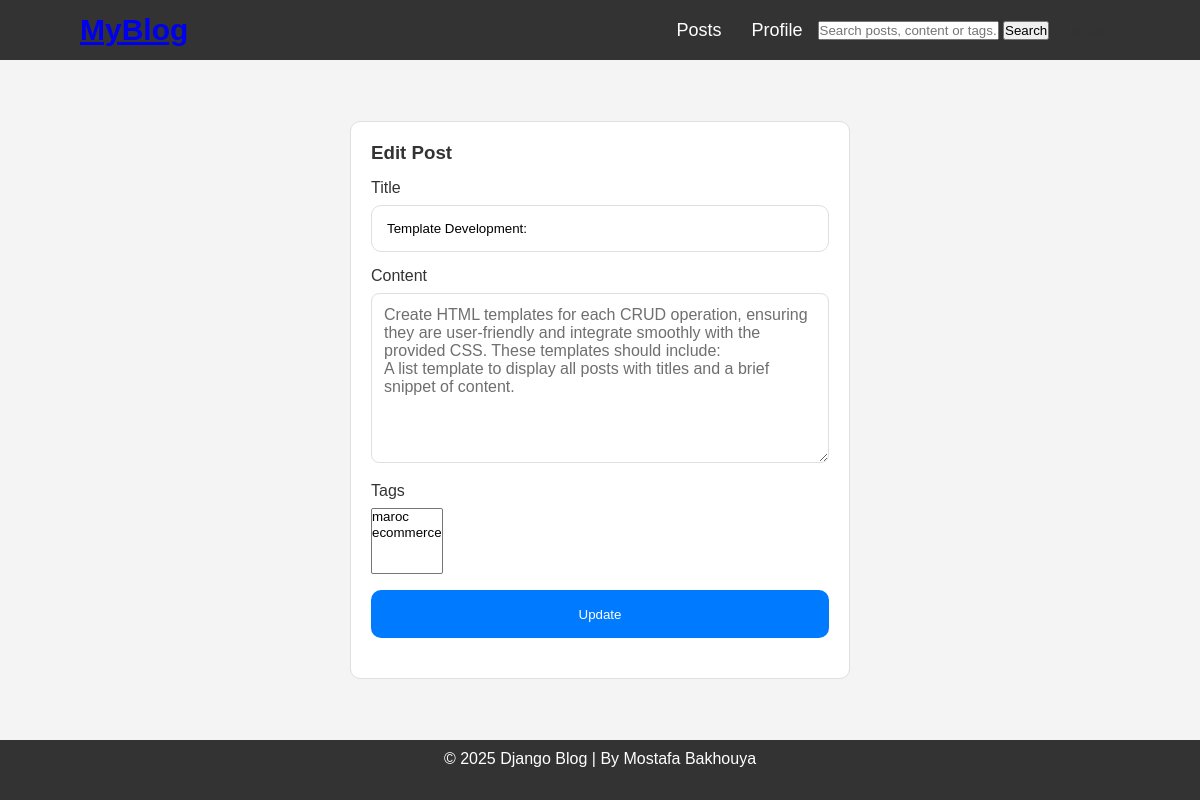
The app's page /posts/5/edit/ (signed in) with its own data.
### blog/models.py (models this page shows, shortened)
class Post(models.Model):
    title = models.CharField(max_length=200)
    content = models.TextField()
    published_date = models.DateTimeField(auto_now_add=True)
    author = models.ForeignKey(User, on_delete=models.CASCADE, related_name='posts')
    tags = models.ManyToManyField(Tag, related_name='posts', blank=True)

### blog/views.py (the view, shortened to what this page needs)
# urls.py: path('posts/<int:pk>/edit/', PostUpdateView.as_view(), name='post_update'),
class PostUpdateView(LoginRequiredMixin, UserPassesTestMixin, UpdateView):
    model = Post
    form_class = PostForm
    template_name = 'blog/post_form.html'
    login_url = 'login'
    success_url = reverse_lazy('posts')
    def test_func(self):
        post = self.get_object()
        return post.author == self.request.user

### blog/forms.py (shortened to what this page needs)
class PostForm(forms.ModelForm):
    tags_input = forms.CharField(
        required=False,
        label='Tags (comma separated)',
        widget=forms.TextInput(attrs={'placeholder': 'tag1, tag2, tag3'})
    )
    class Meta:
        model = Post
        fields = ['title', 'content', "tags"]
        widgets = {
            'title': forms.TextInput(attrs={'class': 'input_field'}),
            'content': forms.Textarea(attrs={'class': 'textarea_field', 'rows': 8}),
        }

### blog/models.py (called while the page is built)
    def __str__(self):
        return self.name

### blog/templates/blog/post_form.html (shortened to what this page needs)
{% extends "blog/base.html" %}
{% block content %}
<section class="container flex_center content_app">
    <div class="auth_card">
        <h3>{% if form.instance.pk %}Edit Post{% else %}Create Post{% endif %}</h3>
        <form method="post">
            <div class="box_field">
                <label class="form_label">Title</label>
                {{ form.title }}
            </div>
            <div class="box_field">
                <label class="form_label">Content</label>
                {{ form.content }}
            </div>
            <div class="box_field">
                <label class="form_label">Tags</label>
                {{ form.tags }}
            </div>
            <button class="btn_primary" type="submit">
                {% if form.instance.pk %}Update{% else %}Publish{% endif %}
            </button>
        </form>
    </div>
</section>
{% endblock %}

### blog/static/css/styles.css (style rules this page uses)
:root { --color-face: #ffffff; --color-bg: #f4f4f4; --color-danger: #f06f6fff; --primary-color: #007BFF; --secondary-color: #6c757d; --text-base: #706e6eff; --text-accent: #333333 ; --border-radius: 12px; --border-color: #e0dedeff; --spacing-small: 8px; --spacing-medium: 16px; --spacing-large: 24px; }
* { margin: 0; padding: 0; box-sizing: border-box; }
body { font-family: "poppins", sans-serif; background-color: var(--color-bg) ; color: var(--text-accent) ; }
.container { padding-inline: 80px ; padding-block: 30px ; }
.flex_center { display: flex; justify-content: center; align-items: center; }
.auth_card { width: 500px ; border: 1px solid var(--border-color); padding: 20px ; border-radius: 10px ; background-color: var(--color-face) ; }
.box_field { display: block ; position: relative ; margin-top: 15px ; }
.form_label { display: block ; margin-bottom: 8px ; }
.box_field input { height: 100% ; width: 100% ; border: 1px solid var(--border-color, #ccc); outline: 0 ; background: transparent ; padding: 15px ; border-radius: 10px ; }
.btn_primary { height: 48px ; color: white ; padding: 15px ; border-radius: 10px ; border: 0 ; outline: 0 ; background-color: var(--primary-color); margin-top: 15px ; margin-bottom: 20px ; width: 100% ; }
textarea { width: 100%; min-height: 120px; padding: 12px; border: 1px solid var(--border-color, #ccc); border-radius: var(--radius, 8px); font-size: 1rem; font-family: inherit; color: var(--text-base, #333); resize: vertical; transition: border-color 0.3s, box-shadow 0.3s; outline: 0 ; }
.content_app { min-height: calc(100vh - 120px) ; }

### records on screen
Post: title "Template Development:", content "Create HTML templates for each CRUD operation, ensuring they are user-friendly and integrate smoothly with the provided CSS. These templates should include: A list template to display all posts with titles and a brief snippet of content."
